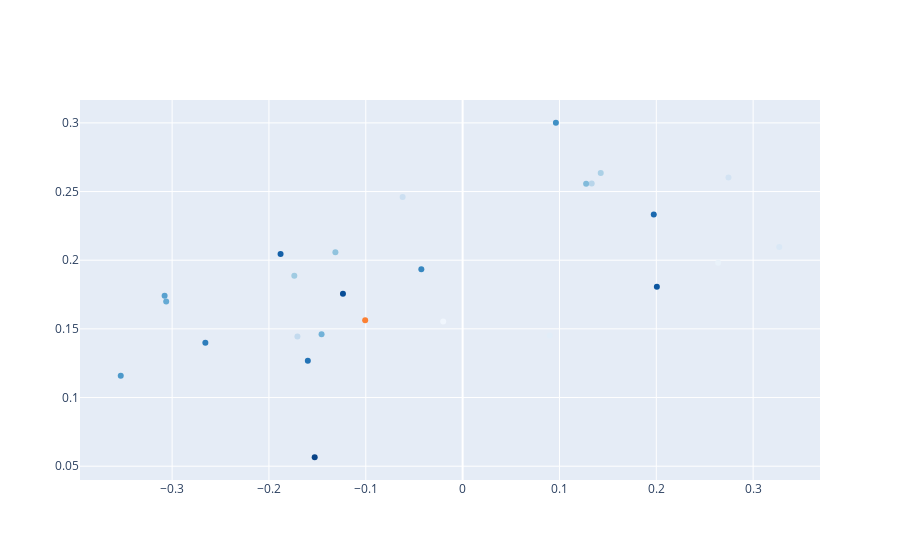

This figure's notebook cell:
### Code cell
colors = np.array(["rgba({0},{1},{2},1)".format(*c) for c in sns.color_palette("Blues", len(lyrics))])
colors[-1] = "rgba(.99,.5,.2,1.)"
py.iplot([go.Scatter(x = lyrics['x'], y = lyrics['y'], mode='markers', marker=dict(color=colors), text=lyrics['Title'])])
